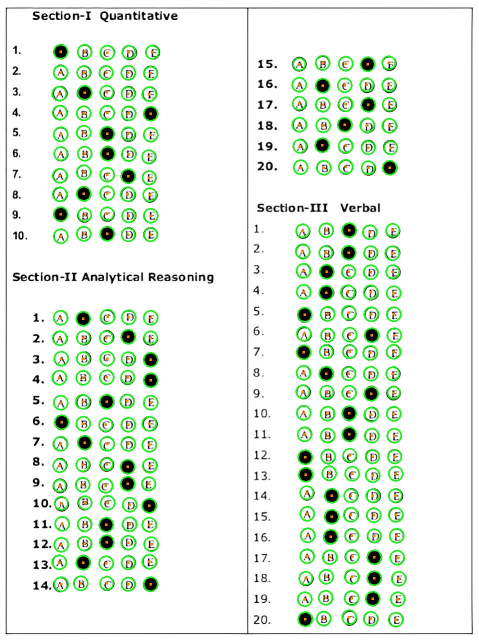
#> input picture detected_circles.jpg, 957 x 1280 px (shown at 1/2 size)
$ python check.py
#> lines starting #> are read from the running program, lines starting #| are printed output that depends on the picture; after the words box and inside, x2 and y2 are one past the last pixel; in counts of white or black regions, pixels touching at a corner belong together
#> further down, original_image is the input picture: shape (1280, 957, 3); mean B, G, R 227.3, 240.2, 228.6
import cv2

def get_question_area(section, question_index, original_image, output_filename):
    # Define regions for each section (adjust coordinates based on actual layout)
#> called with section = 'Section-I', question_index = 0, output_filename = 'question_area_with_bounding_box.jpg'
    section_coords = {
        'Section-I': (10, 10, 200, 400),  # (x, y, width, height)
        'Section-II': (220, 10, 400, 400),
        'Section-III': (10, 420, 200, 800)
    }

    # Get the coordinates for the section
    x, y, w, h = section_coords[section]

    # Define spacing for each question (adjust based on layout)
    question_height = 25  # Height of each question area in pixels

    # Calculate the y-coordinate for the question within the section
    question_y = y + (question_index * question_height)

    # Ensure we don't exceed image boundaries
    if question_y + question_height > original_image.shape[0]:
        return None

    # Define the bounding box for the question area
    question_area = original_image[question_y:question_y + question_height, x:x + w]
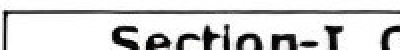
#> question_area: shape (25, 200, 3) (shown 2 times larger); mean B, G, R 210.5, 210.6, 210.6

    # Draw a bounding box around the question area on the original image
    cv2.rectangle(original_image, (x, question_y), (x + w, question_y + question_height), (0, 255, 0), 2)
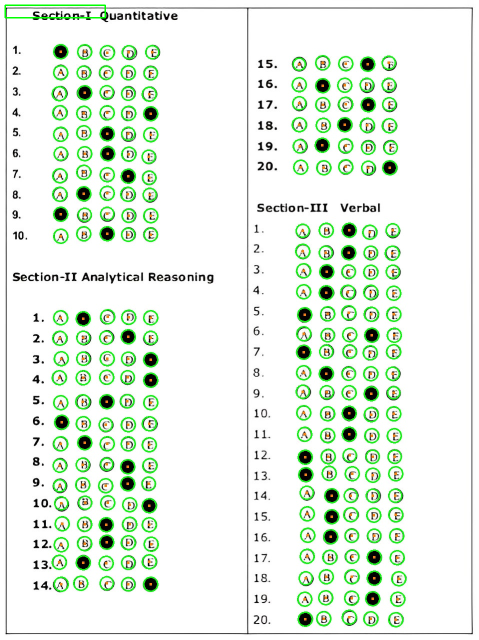
#> original_image: shape (1280, 957, 3) (shown at 1/2 size); 0.11% of pixels changed, all inside (x1, y1, x2, y2) = (9, 9, 212, 37)

    # Save the modified image with the bounding box
    cv2.imwrite(output_filename, original_image)

    return question_area

# Example usage
section = 'Section-I'
question_index = 0
original_image = cv2.imread('detected_circles.jpg')  # Load your original image
output_filename = 'question_area_with_bounding_box.jpg'

question_area = get_question_area(section, question_index, original_image, output_filename)
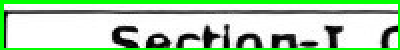
#> question_area: shape (25, 200, 3) (shown 2 times larger); 13.32% of pixels changed, all inside (x1, y1, x2, y2) = (0, 0, 200, 25)
